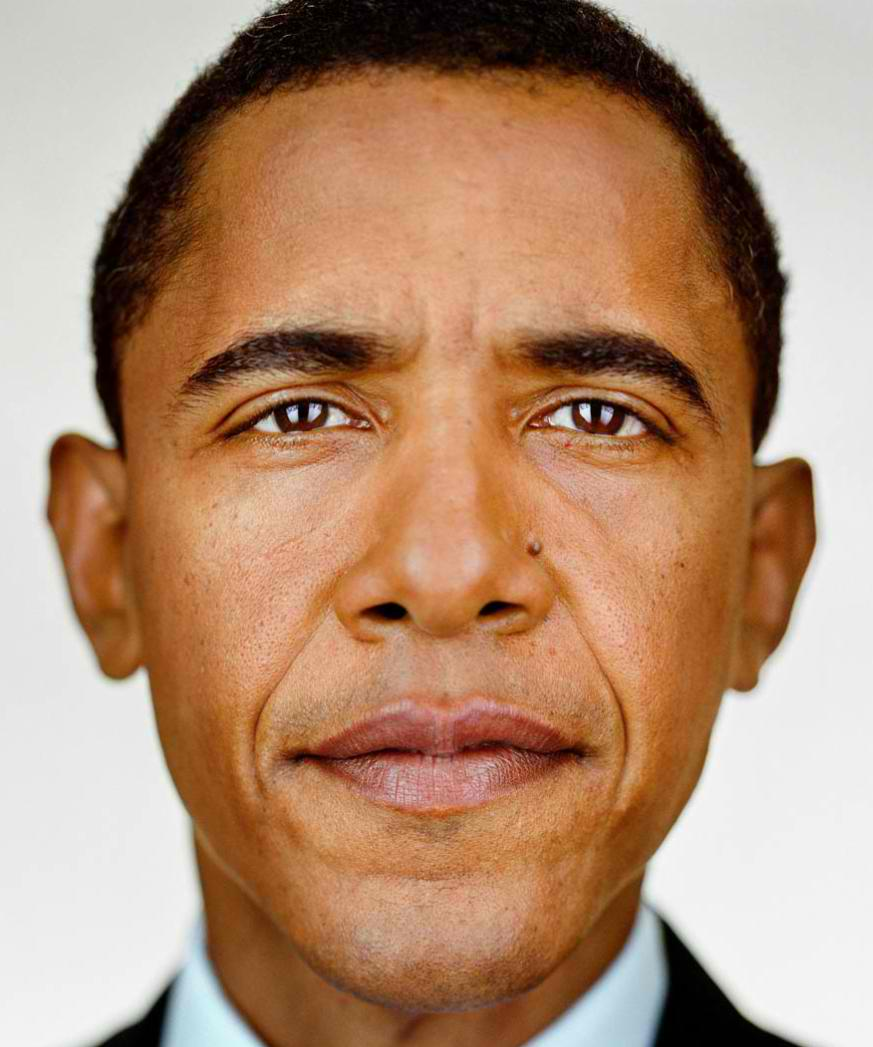
%> input picture lab3/3.1/Images/01.jpg, 873 x 1047 px
$ octave --eval "result = findFeatures(imread('Images/01.jpg'));"   (GNU Octave 9; MATLAB toolbox functions it lacks are replaced by stand-ins)
%> lines starting %> are read from the running program, lines starting %| are printed output that depends on the picture
function [fVec] = findFeatures(img)

img = im2double(img);
Red = img(:,:,1);
Green = img(:,:,2);
Blue = img(:,:,3);
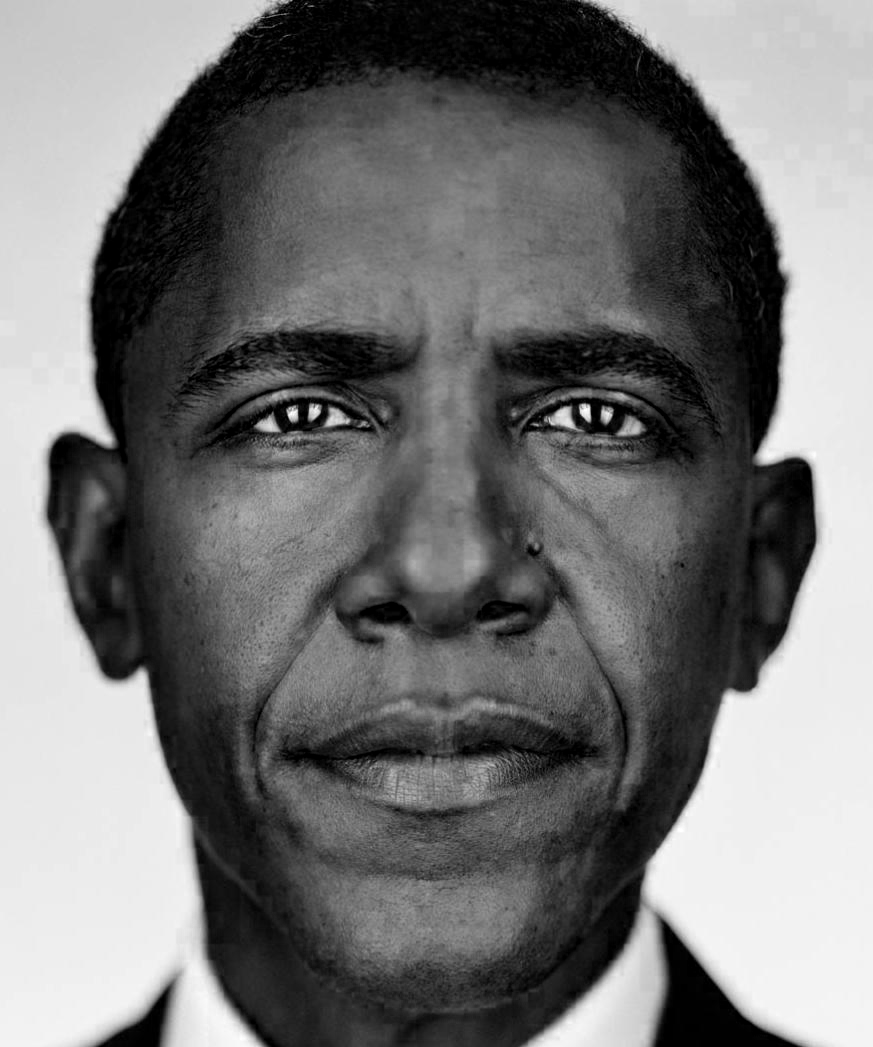
%> Blue: size 1047x873 double; min 0, max 1, mean 0.457


rMean = sum(sum(Red))/(size(img,1)*size(img,2));
%> rMean = 0.703
gMean = sum(sum(Green))/(size(img,1)*size(img,2));
%> gMean = 0.56
bMean = sum(sum(Blue))/(size(img,1)*size(img,2));
%> bMean = 0.457
fVec.mean = {rMean, gMean, bMean};
%> fVec.mean = {0.703, 0.56, 0.457}

rstd = std(std((Red)));
%> rstd = 0.0733
gstd = std(std((Green)));
%> gstd = 0.086
bstd = std(std((Blue)));
%> bstd = 0.106
fVec.std = {rstd, gstd, bstd};
%> fVec.std = {0.0733, 0.086, 0.106}


R1 = Red(1:size(img,1)/3,1:size(img,2)/3 );
R2 = Red(size(img,1)/3:size(img,1)/3*2 , 1:size(img,2)/3 );
R3 = Red(size(img,1)/3*2:size(img,1) , 1:size(img,2)/3 );
R4 = Red(1:size(img,1)/3,size(img,2)/3:size(img,2)/3*2 );
R5 = Red(size(img,1)/3:size(img,1)/3*2 , size(img,2)/3:size(img,2)/3*2 );
R6 = Red(size(img,1)/3*2:size(img,1) , size(img,2)/3:size(img,2)/3*2 );
R7 = Red(1:size(img,1)/3 , size(img,2)/3*2:size(img,2) );
R8 = Red(size(img,1)/3:size(img,1)/3*2 , size(img,2)/3*2:size(img,2) );
R9 = Red(size(img,1)/3*2:size(img,1) , size(img,2)/3*2:size(img,2) );
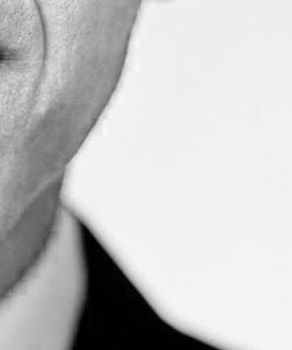
%> R9: size 350x292 double; min 0, max 0.988, mean 0.765

imr1 = imhist(R1);
%> imr1 = 256 values, max 3373 at index 210, min 0 at index 234, mean 396.7
imr2 = imhist(R2);
%> imr2 = 256 values, max 8802 at index 230, min 0 at index 1, mean 397.9
imr3 = imhist(R3);
%> imr3 = 256 values, max 7714 at index 237, min 0 at index 247, mean 397.9
imr4 = imhist(R4);
%> imr4 = 256 values, max 2246 at index 221, min 0 at index 241, mean 398.1
imr5 = imhist(R5);
%> imr5 = 256 values, max 2562 at index 219, min 0 at index 250, mean 399.2
imr6 = imhist(R6);
%> imr6 = 256 values, max 1721 at index 198, min 0 at index 1, mean 399.2
imr7 = imhist(R7);
%> imr7 = 256 values, max 4040 at index 215, min 0 at index 1, mean 398.1
imr8 = imhist(R8);
%> imr8 = 256 values, max 9636 at index 238, min 0 at index 4, mean 399.2
imr9 = imhist(R9);
%> imr9 = 256 values, max 15135 at index 242, min 0 at index 254, mean 399.2

fVec.red1 = { sum(imr1(1:128)), sum(imr2(1:128)), sum(imr3(1:128)), sum(imr4(1:128)), sum(imr5(1:128)), sum(imr6(1:128)), sum(imr7(1:128)), sum(imr8(1:128)), sum(imr9(1:128)) };
%> fVec.red1 = {25224, 9932, 11287, 24885, 7104, 15685, 23153, 13818, 13964}
fVec.red2 =  { sum(imr1(129:256)), sum(imr2(129:256)), sum(imr3(129:256)), sum(imr4(129:256)), sum(imr5(129:256)), sum(imr6(129:256)), sum(imr7(129:256)), sum(imr8(129:256)), sum(imr9(129:256)) };
%> fVec.red2 = {76335, 91918, 90563, 77023, 95096, 86515, 78755, 88382, 88236}

G1 = Green(1:size(img,1)/3,1:size(img,2)/3 );
G2 = Green(size(img,1)/3:size(img,1)/3*2 , 1:size(img,2)/3 );
G3 = Green(size(img,1)/3*2:size(img,1) , 1:size(img,2)/3 );
G4 = Green(1:size(img,1)/3,size(img,2)/3:size(img,2)/3*2 );
G5 = Green(size(img,1)/3:size(img,1)/3*2 , size(img,2)/3:size(img,2)/3*2 );
G6 = Green(size(img,1)/3*2:size(img,1) , size(img,2)/3:size(img,2)/3*2 );
G7 = Green(1:size(img,1)/3 , size(img,2)/3*2:size(img,2) );
G8 = Green(size(img,1)/3:size(img,1)/3*2 , size(img,2)/3*2:size(img,2) );
G9 = Green(size(img,1)/3*2:size(img,1) , size(img,2)/3*2:size(img,2) );
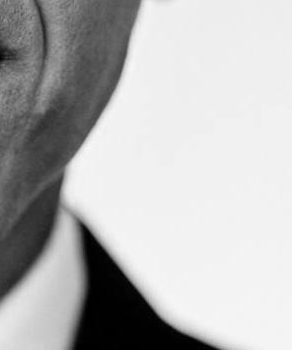
%> G9: size 350x292 double; min 0, max 0.98, mean 0.714


img1 = imhist(G1);
%> img1 = 256 values, max 3211 at index 211, min 0 at index 236, mean 396.7
img2 = imhist(G2);
%> img2 = 256 values, max 8204 at index 230, min 0 at index 242, mean 397.9
img3 = imhist(G3);
%> img3 = 256 values, max 7878 at index 237, min 0 at index 249, mean 397.9
img4 = imhist(G4);
%> img4 = 256 values, max 1795 at index 155, min 0 at index 191, mean 398.1
img5 = imhist(G5);
%> img5 = 256 values, max 1780 at index 159, min 0 at index 235, mean 399.2
img6 = imhist(G6);
%> img6 = 256 values, max 1243 at index 136, min 0 at index 236, mean 399.2
img7 = imhist(G7);
%> img7 = 256 values, max 3553 at index 216, min 0 at index 240, mean 398.1
img8 = imhist(G8);
%> img8 = 256 values, max 9564 at index 238, min 0 at index 246, mean 399.2
img9 = imhist(G9);
%> img9 = 256 values, max 15180 at index 242, min 0 at index 252, mean 399.2

fVec.green1 = { sum(img1(1:128)), sum(img2(1:128)), sum(img3(1:128)), sum(img4(1:128)), sum(img5(1:128)), sum(img6(1:128)), sum(img7(1:128)), sum(img8(1:128)), sum(img9(1:128)) };
%> fVec.green1 = {44402, 48725, 32918, 40365, 35159, 62177, 43458, 49202, 30296}
fVec.green2 =  { sum(img1(129:256)), sum(img2(129:256)), sum(img3(129:256)), sum(img4(129:256)), sum(img5(129:256)), sum(img6(129:256)), sum(img7(129:256)), sum(img8(129:256)), sum(img9(129:256)) };
%> fVec.green2 = {57157, 53125, 68932, 61543, 67041, 40023, 58450, 52998, 71904}

%fVec.green = { sum(imhist(G1)), sum(imhist(G2)), sum(imhist(G3)), sum(imhist(G4)), sum(imhist(G5)), sum(imhist(G6)), sum(imhist(G7)), sum(imhist(G8)), sum(imhist(G9)) };

B1 = Blue(1:size(img,1)/3,1:size(img,2)/3 );
B2 = Blue(size(img,1)/3:size(img,1)/3*2 , 1:size(img,2)/3 );
B3 = Blue(size(img,1)/3*2:size(img,1) , 1:size(img,2)/3 );
B4 = Blue(1:size(img,1)/3,size(img,2)/3:size(img,2)/3*2 );
B5 = Blue(size(img,1)/3:size(img,1)/3*2 , size(img,2)/3:size(img,2)/3*2 );
B6 = Blue(size(img,1)/3*2:size(img,1) , size(img,2)/3:size(img,2)/3*2 );
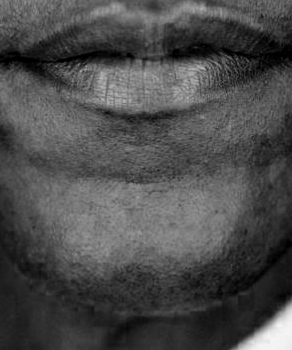
%> B6: size 350x292 double; min 0, max 0.965, mean 0.296
B7 = Blue(1:size(img,1)/3 , size(img,2)/3*2:size(img,2) );
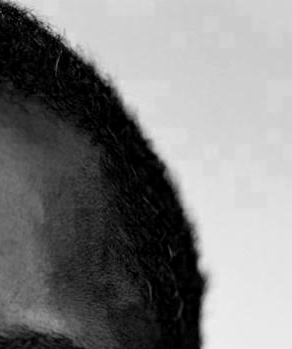
%> B7: size 349x292 double; min 0, max 0.933, mean 0.493
B8 = Blue(size(img,1)/3:size(img,1)/3*2 , size(img,2)/3*2:size(img,2) );
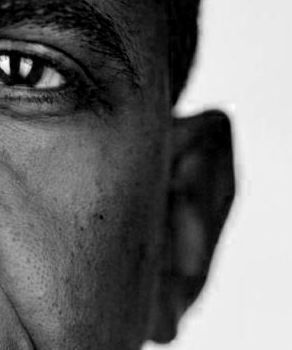
%> B8: size 350x292 double; min 0, max 1, mean 0.428
B9 = Blue(size(img,1)/3*2:size(img,1) , size(img,2)/3*2:size(img,2) );
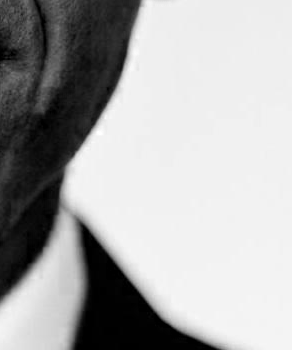
%> B9: size 350x292 double; min 0, max 1, mean 0.667

imb1 = imhist(B1);
%> imb1 = 256 values, max 5637 at index 1, min 0 at index 236, mean 396.7
imb2 = imhist(B2);
%> imb2 = 256 values, max 7910 at index 230, min 0 at index 239, mean 397.9
imb3 = imhist(B3);
%> imb3 = 256 values, max 7765 at index 237, min 0 at index 255, mean 397.9
imb4 = imhist(B4);
%> imb4 = 256 values, max 5266 at index 1, min 0 at index 155, mean 398.1
imb5 = imhist(B5);
%> imb5 = 256 values, max 1838 at index 1, min 0 at index 234, mean 399.2
imb6 = imhist(B6);
%> imb6 = 256 values, max 1216 at index 35, min 0 at index 248, mean 399.2
imb7 = imhist(B7);
%> imb7 = 256 values, max 4640 at index 1, min 0 at index 240, mean 398.1
imb8 = imhist(B8);
%> imb8 = 256 values, max 9510 at index 238, min 1 at index 252, mean 399.2
imb9 = imhist(B9);
%> imb9 = 256 values, max 15202 at index 242, min 0 at index 255, mean 399.2

fVec.blue1 = { sum(imb1(1:128)), sum(imb2(1:128)), sum(imb3(1:128)), sum(imb4(1:128)), sum(imb5(1:128)), sum(imb6(1:128)), sum(imb7(1:128)), sum(imb8(1:128)), sum(imb9(1:128)) };
%> fVec.blue1 = {49612, 65469, 35465, 89898, 84471, 93927, 51780, 66635, 32838}
fVec.blue2 =  { sum(imb1(129:256)), sum(imb2(129:256)), sum(imb3(129:256)), sum(imb4(129:256)), sum(imb5(129:256)), sum(imb6(129:256)), sum(imb7(129:256)), sum(imb8(129:256)), sum(imb9(129:256)) };
%> fVec.blue2 = {51947, 36381, 66385, 12010, 17729, 8273, 50128, 35565, 69362}


fVec.blue = { sum(imhist(B1)), sum(imhist(B2)), sum(imhist(B3)), sum(imhist(B4)), sum(imhist(B5)), sum(imhist(B6)), sum(imhist(B7)), sum(imhist(B8)), sum(imhist(B9)) };
%> fVec.blue = {101559, 101850, 101850, 101908, 102200, 102200, 101908, 102200, 102200}

end

$ run again, on lab3/3.1/Images/08.jpg
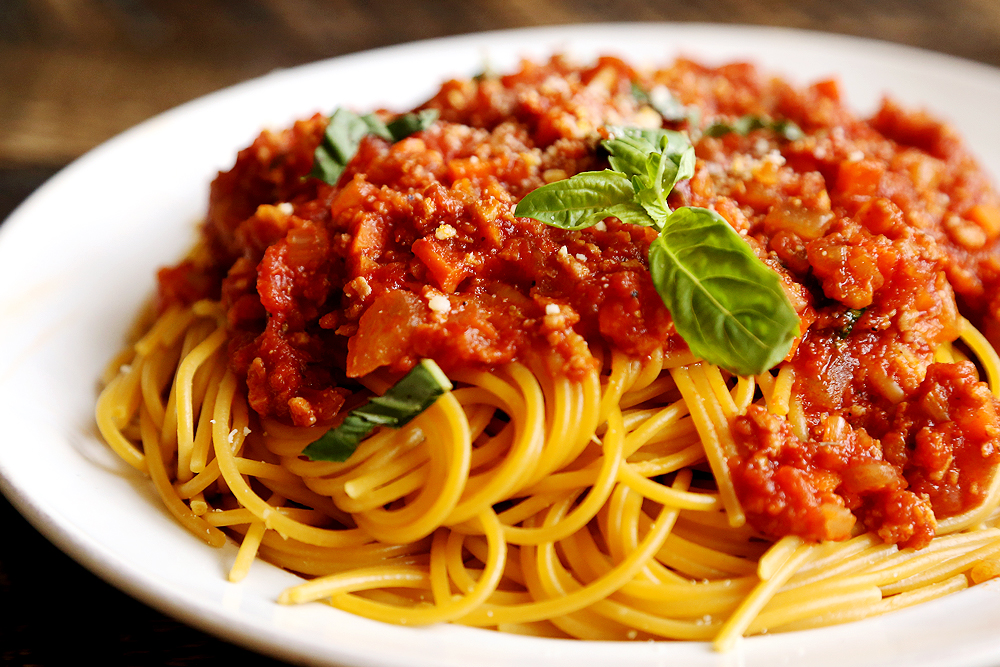
%> input picture lab3/3.1/Images/08.jpg, 1000 x 667 px
%> rMean = 0.711
%> gMean = 0.476
%> bMean = 0.287
%> fVec.mean = {0.711, 0.476, 0.287}
%> rstd = 0.0679
%> gstd = 0.044
%> bstd = 0.0479
%> fVec.std = {0.0679, 0.044, 0.0479}
%> imr1 = 256 values, max 13980 at index 256, min 0 at index 1, mean 288.8
%> imr2 = 256 values, max 4523 at index 256, min 0 at index 4, mean 290.1
%> imr3 = 256 values, max 17980 at index 1, min 12 at index 59, mean 290.1
%> imr4 = 256 values, max 4586 at index 256, min 1 at index 11, mean 289.6
%> imr5 = 256 values, max 782 at index 186, min 6 at index 4, mean 290.9
%> imr6 = 256 values, max 3140 at index 253, min 1 at index 8, mean 290.9
%> imr7 = 256 values, max 1770 at index 228, min 0 at index 1, mean 289.6
%> imr8 = 256 values, max 1031 at index 237, min 3 at index 3, mean 290.9
%> imr9 = 256 values, max 4595 at index 256, min 0 at index 17, mean 290.9
%> fVec.red1 = {40320, 18725, 27817, 16600, 17124, 3022, 11935, 15590, 2509}
%> fVec.red2 = {33606, 55534, 46442, 57548, 57358, 71460, 62213, 58892, 71973}
%> in findFeatures, `G9 = Green(size(img,1)/3*2:size(img,1) , size(img,2)/3*2:size(img,2) );`:
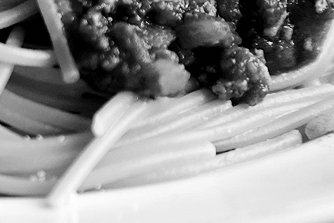
%> G9: size 223x334 double; min 0, max 1, mean 0.577
%> img1 = 256 values, max 13535 at index 256, min 11 at index 121, mean 288.8
%> img2 = 256 values, max 5795 at index 1, min 11 at index 60, mean 290.1
%> img3 = 256 values, max 19920 at index 1, min 7 at index 60, mean 290.1
%> img4 = 256 values, max 3729 at index 256, min 28 at index 60, mean 289.6
%> img5 = 256 values, max 8544 at index 1, min 1 at index 254, mean 290.9
%> img6 = 256 values, max 1044 at index 246, min 0 at index 256, mean 290.9
%> img7 = 256 values, max 967 at index 69, min 5 at index 255, mean 289.6
%> img8 = 256 values, max 4336 at index 1, min 0 at index 244, mean 290.9
%> img9 = 256 values, max 2136 at index 1, min 6 at index 256, mean 290.9
%> fVec.green1 = {49337, 38138, 39197, 36249, 59058, 28996, 34958, 48999, 28450}
%> fVec.green2 = {24589, 36121, 35062, 37899, 15424, 45486, 39190, 25483, 46032}
%> in findFeatures, `B9 = Blue(size(img,1)/3*2:size(img,1) , size(img,2)/3*2:size(img,2) );`:
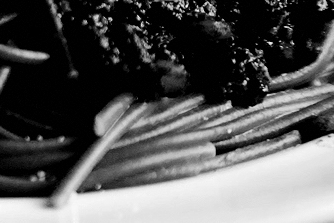
%> B9: size 223x334 double; min 0, max 1, mean 0.344
%> imb1 = 256 values, max 13815 at index 256, min 5 at index 148, mean 288.8
%> imb2 = 256 values, max 20135 at index 1, min 18 at index 113, mean 290.1
%> imb3 = 256 values, max 27765 at index 1, min 36 at index 60, mean 290.1
%> imb4 = 256 values, max 9520 at index 1, min 74 at index 215, mean 289.6
%> imb5 = 256 values, max 33974 at index 1, min 0 at index 244, mean 290.9
%> imb6 = 256 values, max 23375 at index 1, min 0 at index 254, mean 290.9
%> imb7 = 256 values, max 5928 at index 1, min 0 at index 249, mean 289.6
%> imb8 = 256 values, max 28259 at index 1, min 0 at index 232, mean 290.9
%> imb9 = 256 values, max 16845 at index 1, min 0 at index 252, mean 290.9
%> fVec.blue1 = {50542, 44296, 47709, 50442, 71457, 60886, 48629, 69563, 48859}
%> fVec.blue2 = {23384, 29963, 26550, 23706, 3025, 13596, 25519, 4919, 25623}
%> fVec.blue = {73926, 74259, 74259, 74148, 74482, 74482, 74148, 74482, 74482}
